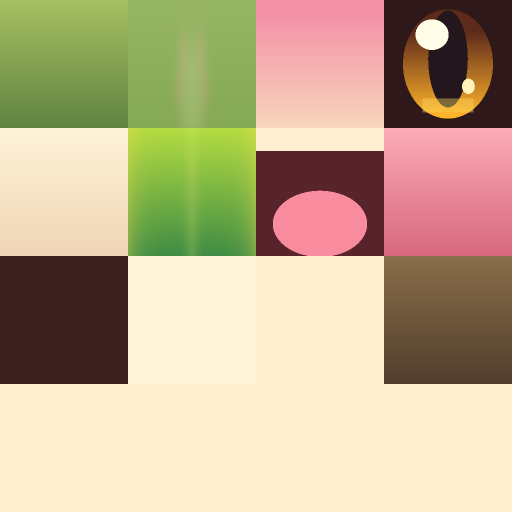
#> input picture archive/legacy-monsters/2026-10-10/assets/meshes/review/BrambleBoar_S6_FacetedReview_BaseColor.png, 1024 x 1024 px, given in place of MossratTexture1.png, which was not available (shown at 1/2 size)
$ python prepare_mossrat_material_maps.py
#> lines starting #> are read from the running program, lines starting #| are printed output that depends on the picture
"""Losslessly separate glTF's packed channels for Studio's material path pickers."""
from pathlib import Path
import argparse
from PIL import Image
ROOT=Path(__file__).resolve().parents[1]
def prepare(model='mossrat'):
#> called with model = 'mossrat'
    folder=ROOT/('assets/models/UserRocket' if model=='rocket' else 'assets/models/MossratS1UserRig')
    prefix='Rocket' if model=='rocket' else 'Mossrat'
    # glTF 2.0: roughness=G, metalness=B. Do not assign the RGB packed map
    # to both grayscale material fields in Studio's manual override.
    with Image.open(folder/(prefix+'Texture1.png')) as image:
#> image is the input picture: PIL image 1024x1024 RGB; mean R, G, B 192.6, 173.6, 141.2
        image.load()
        for channel,name in [('G',prefix+'Roughness.png'),('B',prefix+'Metalness.png')]:
            expected=image.getchannel(channel)
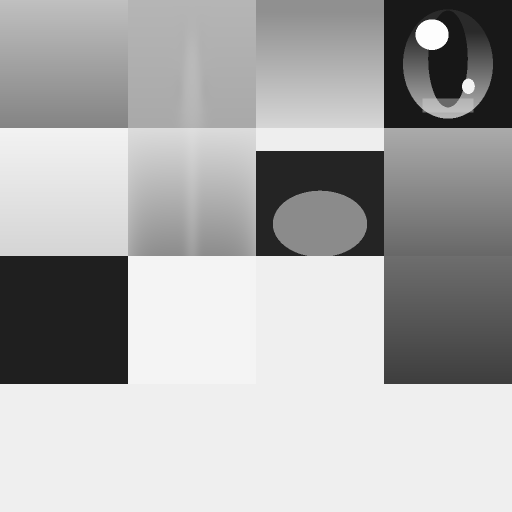
#> expected: PIL image 1024x1024 L (shown at 1/2 size); min 23, max 253, mean 173.6
            path=folder/name
            expected.save(path,format='PNG',optimize=True)
            with Image.open(path) as actual:
                actual.load()
                assert actual.mode=='L' and actual.size==image.size
                assert actual.tobytes()==expected.tobytes()
#> (the run stopped early here; a loop or call above may not have finished)

$ run again, on archive/legacy-monsters/2026-10-10/assets/meshes/review/MeadowMouse_A_S1_FacetedReview_BaseColor.png
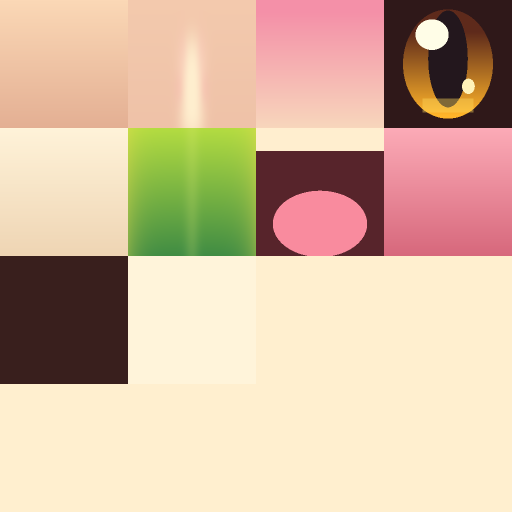
#> input picture archive/legacy-monsters/2026-10-10/assets/meshes/review/MeadowMouse_A_S1_FacetedReview_BaseColor.png, 1024 x 1024 px, given in place of MossratTexture1.png, which was not available (shown at 1/2 size)
#> in prepare, image is the input picture: PIL image 1024x1024 RGB; mean R, G, B 214.6, 186.9, 160.6
#> in prepare, `expected=image.getchannel(channel)`:
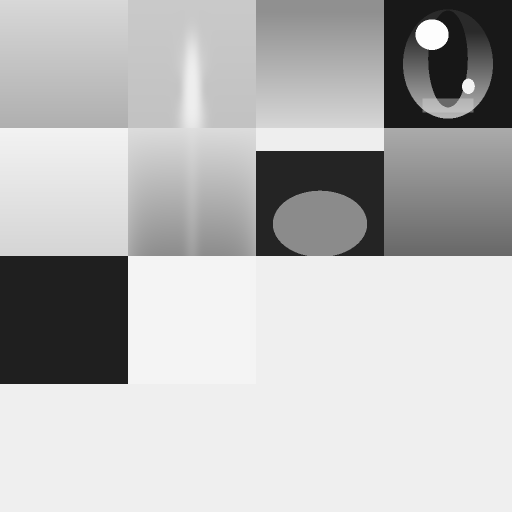
#> expected: PIL image 1024x1024 L (shown at 1/2 size); min 23, max 253, mean 186.9
